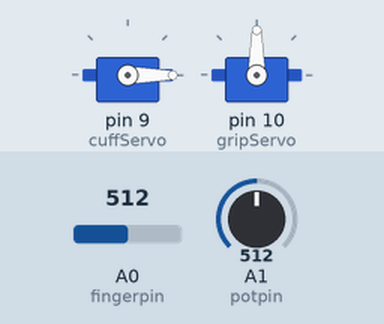
Simulated run of this sketch. Board: Arduino Uno, built with avr-gcc and run on an emulated ATmega328P. Parts: 2 × servo. The inputs (shaded band) are chosen by the test bench; at power-on: A1 (potpin) = 512, A0 (fingerpin) = 512. What the sketch prints to the serial monitor is not drawn.

Above: at 1.2 s.
1.3 s: A1 (potpin) set to 263
2.8 s: A1 (potpin) set to 241
At 3.3 s:
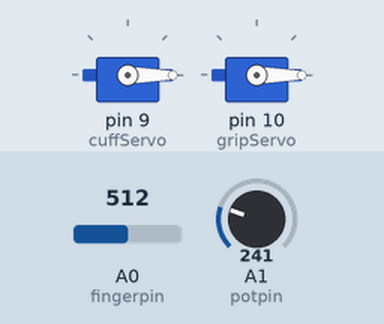
Timing chart, 0 to 5.8 s (numbered marks = the images above; inputs shaded):
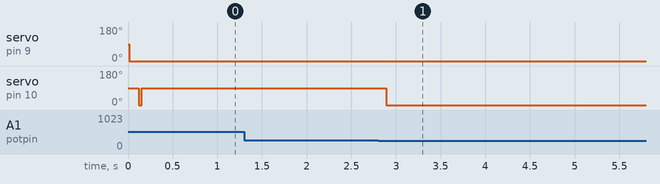

The sketch:

Scrum2.ino
```cpp
// by Victoria Preston for POE Project ICF Prosthetics

/************LIBRARIES*****************/
#include <Servo.h>


/************VARIABLES*****************/
//Variables for control
Servo cuffServo;  // create servo object to control a servo
Servo gripServo;

//Variables for raw input
int fingerpin = 0; //analog pin used for a single finger sensor
int grip; //This is for the pressure sensors
int potpin = 1;  // analog pin used to connect the potentiometer
int bend;    // This is for the elbow potentiometer

//Vairables for smoothing
const int numReadings = 10;

int gripReadings[numReadings];
int gripIndex = 0;
int gripTotal = 0;
int gripAverage = 0;

int bendReadings[numReadings];
int bendIndex = 0;
int bendTotal = 0;
int bendAverage = 0;

//Variables indicating state
boolean relaxed = 0;
boolean lift = 0;
boolean reach = 0;
boolean grabbing = 0;
boolean hold = 0;
boolean reelees = 0;

//Tracking variables
int looper = 0;
int lastGrip;

/************SETUP*****************/
void setup()
{
  Serial.begin(9600); // for debugging in terminal
  cuffServo.attach(9);  // attaches the servo on pin 9 to the servo object
  gripServo.attach(10);

  for (int thisReading=0; thisReading < numReadings; thisReading++){
    gripReadings[thisReading] = 0;
    bendReadings[thisReading] = 0;
  }

  relaxed = 1;
}

/************MAIN LOOP*****************/
void loop()
{
  grip = analogRead(fingerpin);
  bend = analogRead(potpin);            // reads the value of the potentiometer (value between 0 and 1023)

  //Find the rolling average for the sensors (smoothing)
  bendTotal = bendTotal-bendReadings[bendIndex];
  bendReadings[bendIndex] = bend;
  bendTotal = bendTotal + bendReadings[bendIndex];
  bendIndex = bendIndex + 1;

  gripTotal = gripTotal-gripReadings[gripIndex];
  gripReadings[gripIndex] = grip;
  gripTotal = gripTotal + gripReadings[gripIndex];
  gripIndex = gripIndex + 1;

  if (bendIndex >= numReadings)
    bendIndex = 0;

  if (gripIndex >= numReadings)
    gripIndex = 0;

  bendAverage = bendTotal/numReadings;
  gripAverage = gripTotal/numReadings;
  //Serial.println(bendAverage);
  //Serial.println(gripAverage);

  //Scale the averages to have a sensical input for the servos
  grip = map(gripAverage, 0, 300, 0, 179);     // Grip bounds may need to be adjusted (this is where calibration tests will be useful!)
  //cuffServo.write(grip);                  // sets the servo position according to the scaled value

  bend = map(bendAverage, 0, 1023, 0, 179);     // Probably also needs to be adjusted, scale it to use it with the servo (value between 0 and 180)
  //gripServo.write(bend);                  // sets the servo position according to the scaled value

  if (relaxed) {
    relax();
    Serial.println("relaxed");
  }
  else if (lift) {
    arm_lift();
    Serial.println("lift");
  }
  else if (grabbing) {
    grab();
    Serial.println("grab");
  }
  else if (hold) {
    hold_stuff();
    Serial.println("hold");
  }
  else if (reelees) {
    reelees_now();
    Serial.println("release");
  }


}
/****************RELAX LOOP*************/
void relax() {
  //If arm is by our side, relax.  If it moves, its a lift!
  if (bendAverage < 250) {
    relaxed = 1;
    gripServo.write(90);                 //'Relaxed' position of somewhat closed
    delay(15);                           // waits for the servo to get there
  }
  else {
    relaxed = 0;
    lift = 1;
    gripServo.write(0);
    delay(15);
  }
  cuffServo.write(0);
  delay(15);
}
/**************LIFT LOOP***************/
void arm_lift() {
  //If arm bent, then lifting forearm.  If we extend, then we're reaching
 if (bendAverage > 250) {
  lift = 1;
  gripServo.write(90);
 }
 else {
   lift = 0;
   reach = 1;
   gripServo.write(0);
 }
  cuffServo.write(0);
  delay(15);
}
/***********GRAB LOOP****************/
void grab() {
  //If we're not maxed out in force, or over our movement range and arm is extended, grip!
  if (gripAverage < 300 && bendAverage < 250 && looper < 180) {
    grabbing = 1;
    reach = 0;
    cuffServo.write(grip);
    gripServo.write(looper);
    looper = round(looper + 0.5);
    lastGrip = grip;
    delay(15);
  }
  else {
    gripServo.write(looper);
    cuffServo.write(lastGrip);
    hold = 1;
    grabbing = 0;
    delay(1000); //leave time for user to move to comfortable holding position
  }
}
/**************HOLD LOOP*************/
void hold_stuff() {
  //if extend, we're releasing
  if (bendAverage > 250) {
    reelees = 0;
    hold = 1;
  }
  else {
    reelees = 1;
    hold = 0;
  }
}
/**************REELEES LOOP*********/
void reelees_now() {
  //when releasing, release down to 0.  Then reset.
  if (looper >= 0) {
    gripServo.write(looper);
    cuffServo.write(lastGrip);
    lastGrip = grip;
    looper = round(looper - 0.5);
    delay(15);
  }
  else {
    relaxed = 1;
    hold = 0;
    reach = 0;
    lastGrip = 0;
    looper = 0;
    grabbing = 0;
    reelees = 0;
    cuffServo.write(lastGrip);
    gripServo.write(looper);
    Serial.println("reset");
    delay(15);
  }
}
```

Measured:
- the behaviour switches between 251 and 250 on A1 (potpin) (found by bisection; images 0 and 1)
- after the input at 1.3 s, every drawn part: stays the same
- after the input at 2.8 s, servo on pin 10 (gripServo): 90° → 0° after 0.09 s
